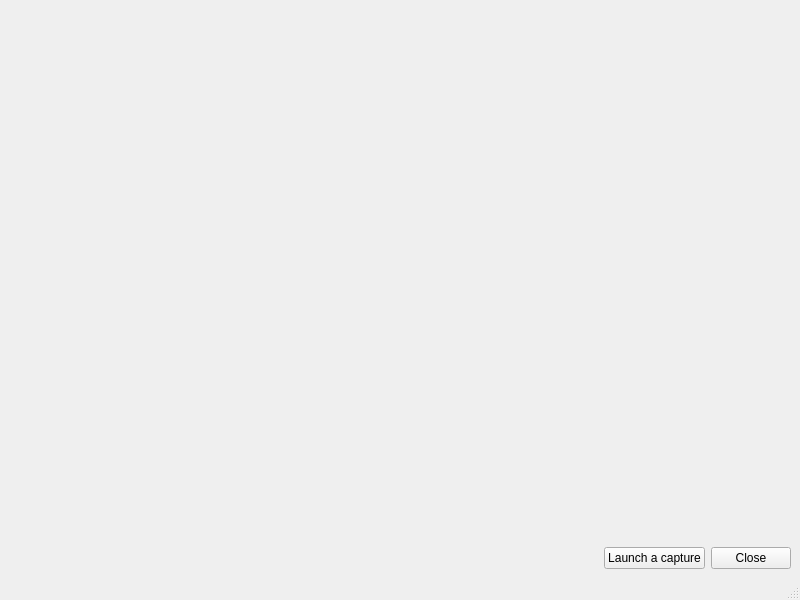
<?xml version="1.0" encoding="UTF-8"?>
<ui version="4.0">
 <class>MainWindow</class>
 <widget class="QMainWindow" name="MainWindow">
  <property name="geometry">
   <rect>
    <x>0</x>
    <y>0</y>
    <width>800</width>
    <height>600</height>
   </rect>
  </property>
  <property name="windowTitle">
   <string>MainWindow</string>
  </property>
  <widget class="QWidget" name="centralwidget">
   <layout class="QVBoxLayout" name="verticalLayout">
    <item>
     <widget class="QwtPlot" name="qwtPlot"/>
    </item>
    <item>
     <layout class="QHBoxLayout" name="horizontalLayout">
      <item>
       <spacer name="horizontalSpacer">
        <property name="orientation">
         <enum>Qt::Horizontal</enum>
        </property>
        <property name="sizeHint" stdset="0">
         <size>
          <width>40</width>
          <height>20</height>
         </size>
        </property>
       </spacer>
      </item>
      <item>
       <widget class="QPushButton" name="measureButton">
        <property name="text">
         <string>Launch a capture</string>
        </property>
       </widget>
      </item>
      <item>
       <widget class="QPushButton" name="closeButton">
        <property name="text">
         <string>Close</string>
        </property>
       </widget>
      </item>
     </layout>
    </item>
   </layout>
  </widget>
  <widget class="QMenuBar" name="menubar">
   <property name="geometry">
    <rect>
     <x>0</x>
     <y>0</y>
     <width>800</width>
     <height>30</height>
    </rect>
   </property>
  </widget>
  <widget class="QStatusBar" name="statusbar"/>
 </widget>
 <customwidgets>
  <customwidget>
   <class>QwtPlot</class>
   <extends>QFrame</extends>
   <header>qwt_plot.h</header>
  </customwidget>
 </customwidgets>
 <resources/>
 <connections/>
</ui>
